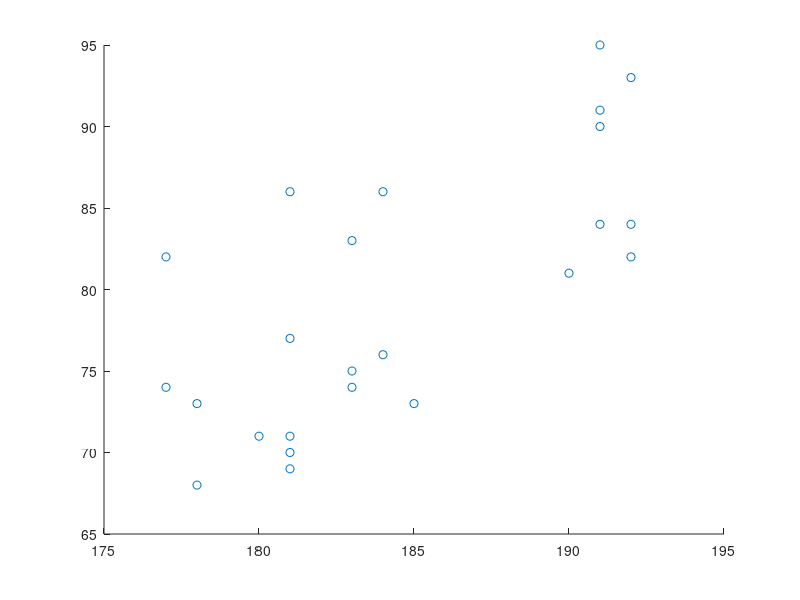

This figure's MATLAB source: (Note: this script raises an error after producing the figure.)

m = load("task_1.mat").lab1_1;

largest = scatter(m(:,1),m(:,3));
saveas(largest,'largest_corr.eps')
% 
% second_largest = scatter(m(:,2),m(:,3));
% saveas(second_largest,"second_largest_corr.eps")

pair_corr_coeff(m)


function m_cov = pair_corr_coeff(m)
    feat_len = size(m,1);
    num_feat = size(m,2);

    m_cov = zeros(num_feat,num_feat);
    mean_diffs = zeros(feat_len,num_feat);

    for i = 1:num_feat
        feat_vec = m(:,i);
        mean_diffs(:,i) = feat_vec - (sum_vec(feat_vec) / feat_len);
    end

    for i = 1:num_feat
        x_diff = mean_diffs(:,i);
        for j = 1:num_feat
            y_diff = mean_diffs(:,j);
            m_cov(i,j) = sum_vec(x_diff.*y_diff) / sqrt(sum_vec(x_diff.^2) * sum_vec(y_diff.^2));
        end
    end
end


function s = sum_vec(arr)
    s = 0;
    for i = 1:length(arr)
        s = s + arr(i);
    end
end
